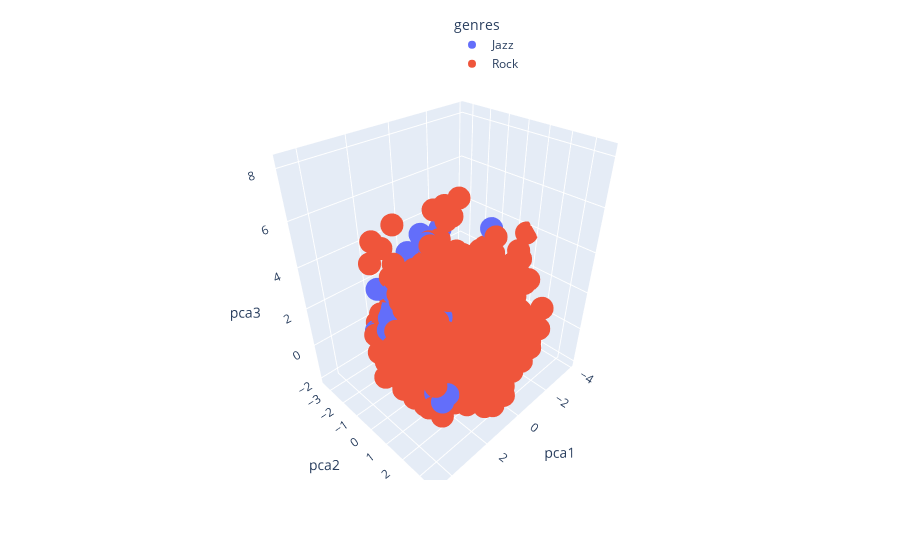

The notebook cell saved with this chart:
### Markdown cell above
### 2.3 Plot PCA in 3D

### Code cell
# 3D PCA
#total_var = pca.explained_variance_ratio_.sum() * 100

fig = px.scatter_3d(
    df, x='pca1', y='pca2', z='pca3', color='genres',
    #title=f'Total Explained Variance: {total_var:.2f}%',
    #labels={'0': 'PC 1', '1': 'PC 2', '2': 'PC 3'}
)
fig.update_layout(legend=dict(
    orientation="v",
    yanchor="bottom",
    y=1,
    xanchor="right",
    x=0.6
))
fig.show()

### Figure 1 — Plotly figure (JSON) as saved in the notebook; plotly's stock layout.template omitted (floating-point values rounded to 4 significant figures; data arrays with more than 128 entries replaced by an {"elided": "..."} marker saying what was removed)
{"data": [{"hovertemplate": "genres=Jazz<br>pca1=%{x}<br>pca2=%{y}<br>pca3=%{z}<extra></extra>", "legendgroup": "Jazz", "marker": {"color": "#636efa", "symbol": "circle"}, "mode": "markers", "name": "Jazz", "scene": "scene", "showlegend": true, "type": "scatter3d", "x": {"elided": "241 float values"}, "y": {"elided": "241 float values"}, "z": {"elided": "241 float values"}}, {"hovertemplate": "genres=Rock<br>pca1=%{x}<br>pca2=%{y}<br>pca3=%{z}<extra></extra>", "legendgroup": "Rock", "marker": {"color": "#EF553B", "symbol": "circle"}, "mode": "markers", "name": "Rock", "scene": "scene", "showlegend": true, "type": "scatter3d", "x": {"elided": "3892 float values"}, "y": {"elided": "3892 float values"}, "z": {"elided": "3892 float values"}}], "layout": {"legend": {"orientation": "v", "title": {"text": "genres"}, "tracegroupgap": 0, "x": 0.6, "xanchor": "right", "y": 1, "yanchor": "bottom"}, "margin": {"t": 60}, "scene": {"domain": {"x": [0.0, 1.0], "y": [0.0, 1.0]}, "xaxis": {"title": {"text": "pca1"}}, "yaxis": {"title": {"text": "pca2"}}, "zaxis": {"title": {"text": "pca3"}}}}}
